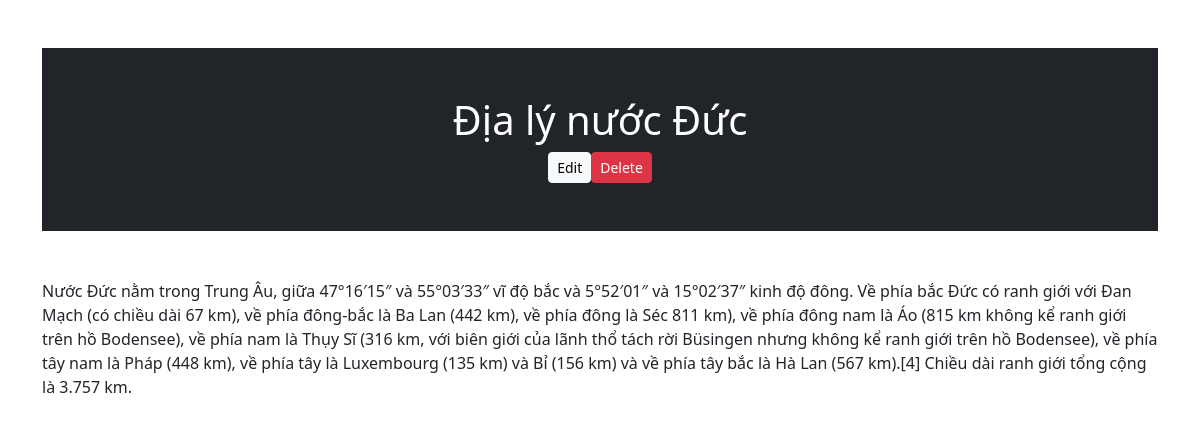
/view.php?id=15 (signed in), run on the app's committed database.
### tables this page shows
CREATE TABLE `data` (
  `id` int(11) NOT NULL,
  `title` varchar(255) NOT NULL,
  `content` longtext NOT NULL
);

### logic.php (called while the page is built, shortened)
<?php
  $conn = mysqli_connect("localhost", "root", "", "blog-php");
  if(isset($_REQUEST['id'])) {
    $id = $_REQUEST['id'];
    $sql = "SELECT * FROM data WHERE id=$id";
    $query = mysqli_query($conn, $sql);
  }
?>

### view.php (the view, shortened to what this page needs)
<?php
  include "logic.php";
?>
<!DOCTYPE html>
<html lang="en">
<head>
</head>
<body>
     <div class="container mt-5">
     <?php foreach($query as $q) {?>
        <div class="bg-dark p-5 rounded-lg text-white text-center">
            <h1><?php echo $q['title']; ?></h1>
            <div class="d-flex mt-2 justify-content-center align-items-center">
                <a href="edit.php?id=<?php echo $q['id'];?>" class="btn btn-light btn-sm">Edit</a>
                <form method="POST">
                    <button class="btn btn-danger btn-sm ml-2" name="delete">Delete</button>
                </form>
            </div>
        </div>
        <p class="mt-5 border-left border-dark pl-3"><?php echo $q['content']; ?></p>
     <?php }?>
     </div>
    <link href="https://cdn.jsdelivr.net/npm/bootstrap@5.3.0/dist/css/bootstrap.min.css" rel="stylesheet">
</body>
</html>

### data on the page
data: title "Địa lý nước Đức", content "Nước Đức nằm trong Trung Âu, giữa 47°16′15″ và 55°03′33″ vĩ độ bắc và 5°52′01″ và 15°02′37″ kinh độ đông. Về phía bắc Đức có ranh giới với Đan Mạch (có chiều dài 67 km), về phía đông-bắc là Ba Lan (442 km), về phía đông là Séc 811 km), về phía đông nam là Áo (815 km không kể ranh giới trên hồ Bodensee), về phía nam là Thụy Sĩ (316 km, với biên giới của lãnh thổ tách rời Büsingen nhưng không kể ranh giới trên hồ Bodensee), về phía tây nam là Pháp (448 km), về phía tây là Luxembourg (135 km) và Bỉ (156 km) và về phía tây bắc là Hà Lan (567 km).[4] Chiều dài ranh giới tổng cộng là 3.757 km."
